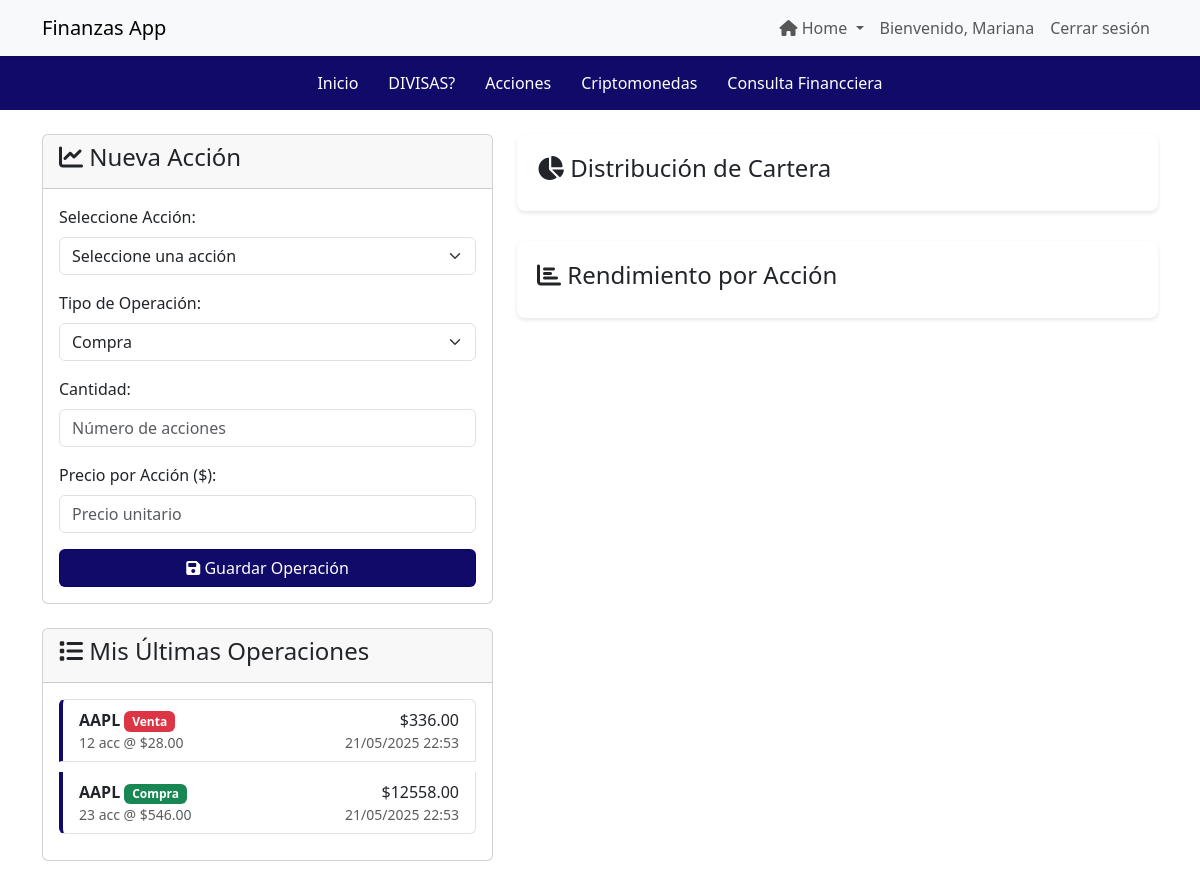
/acciones (signed in), run on the app's committed database.
### app.py (models this page shows)
class User(UserMixin, db.Model):
    id = db.Column(db.Integer, primary_key=True)
    username = db.Column(db.String(150), nullable=False, unique=True)
    email = db.Column(db.String(150), nullable=False, unique=True)
    password = db.Column(db.String(256), nullable=False)
    created_at = db.Column(db.DateTime, default=datetime.utcnow)

class Acciones(db.Model):
    id = db.Column(db.Integer, primary_key=True)
    user_id = db.Column(db.Integer, db.ForeignKey('user.id'))
    accion = db.Column(db.String(10), nullable=False)  # Símbolo de la acción (AAPL, MSFT, etc.)
    tipo_operacion = db.Column(db.String(10), nullable=False)  # 'compra' o 'venta'
    cantidad = db.Column(db.Integer, nullable=False)
    precio = db.Column(db.Float, nullable=False)  # Precio por acción
    fecha = db.Column(db.DateTime, default=datetime.utcnow)

### app.py (the view, shortened to what this page needs)
@app.route('/acciones', methods=['GET', 'POST'])
@login_required
def acciones():
    transacciones = Acciones.query.filter_by(user_id=current_user.id)\
                               .order_by(Acciones.fecha.desc())\
                               .all()
    return render_template('acciones.html', transacciones=transacciones)

### app.py (called while the page is built)
@login_manager.user_loader
def load_user(user_id):
    return User.query.get(int(user_id))

### templates/acciones.html (shortened to what this page needs)
<!DOCTYPE html>
<html lang="es">
<head>
    <link href="https://cdn.jsdelivr.net/npm/bootstrap@5.3.0/dist/css/bootstrap.min.css" rel="stylesheet">
    <link rel="stylesheet" href="https://cdnjs.cloudflare.com/ajax/libs/font-awesome/6.4.0/css/all.min.css">
</head>
<body>
    <nav class="navbar navbar-expand-lg navbar-light">
        <div class="container">
            <a class="navbar-brand" href="#">Finanzas App</a>
            <div class="collapse navbar-collapse" id="navbarNav">
                <ul class="navbar-nav ms-auto">
                    <li class="nav-item dropdown">
                        <a class="nav-link dropdown-toggle" href="#" id="homeDropdown" role="button" data-bs-toggle="dropdown">
                            <i class="fas fa-home"></i> Home
                        </a>
                    </li>
                    <li class="nav-item">
                        <span class="nav-link">Bienvenido, {{ current_user.username }}</span>
                    </li>
                    <li class="nav-item">
                        <a class="nav-link" href="{{ url_for('logout') }}">Cerrar sesión</a>
                    </li>
                </ul>
            </div>
        </div>
    </nav>
    <div class="blue-stripe">
        <div class="container d-flex justify-content-center">
            <a href="{{ url_for('dashboard') }}" class="menu-item">Inicio</a>
            <a href="{{ url_for('indicadores') }}" class="menu-item">DIVISAS?</a>
            <a href="{{ url_for('acciones') }}" class="menu-item">Acciones</a>
            <a href="{{ url_for('criptomonedas') }}" class="menu-item">Criptomonedas</a>
            <a href="{{ url_for('asistente') }}" class="menu-item">Consulta Financciera</a>
        </div>
    </div>
    <div class="container my-4">
        <div class="row">
            <div class="col-md-5">
                <div class="card mb-4">
                    <div class="card-header">
                        <h4><i class="fas fa-chart-line"></i> Nueva Acción</h4>
                    </div>
                    <div class="card-body">
                        <form method="post">
                            <div class="mb-3">
                                <label class="form-label">Seleccione Acción:</label>
                                <select class="form-select" name="accion" required>
                                    <option value="" disabled selected>Seleccione una acción</option>
                                </select>
                            </div>
                            <div class="mb-3">
                                <label class="form-label">Tipo de Operación:</label>
                                <select class="form-select" name="tipo_operacion" required>
                                    <option value="compra">Compra</option>
                                </select>
                            </div>
                            <div class="mb-3">
                                <label class="form-label">Cantidad:</label>
                                <input type="number" class="form-control" name="cantidad" placeholder="Número de acciones" required>
                            </div>
                            <div class="mb-3">
                                <label class="form-label">Precio por Acción ($):</label>
                                <input type="number" step="0.01" class="form-control" name="precio" placeholder="Precio unitario" required>
                            </div>
                            <button type="submit" class="btn btn-action w-100">
                                <i class="fas fa-save"></i> Guardar Operación
                            </button>
                        </form>
                    </div>
                </div>
                <div class="card">
                    <div class="card-header">
                        <h4><i class="fas fa-list"></i> Mis Últimas Operaciones</h4>
                    </div>
                    <div class="card-body">
                        {% if transacciones %}
                            <div class="list-group">
                                {% for t in transacciones %}
                                <div class="list-group-item action-card">
                                    <div class="d-flex justify-content-between">
                                        <div>
                                            <strong>{{ t.accion }}</strong>
                                            <span class="badge bg-{{ 'success' if t.tipo_operacion == 'compra' else 'danger' }}">
                                                {{ t.tipo_operacion|capitalize }}
                                            </span>
                                        </div>
                                        <span>${{ "%.2f"|format(t.precio * t.cantidad) }}</span>
                                    </div>
                                    <div class="d-flex justify-content-between">
                                        <small class="text-muted">
                                            {{ t.cantidad }} acc @ ${{ "%.2f"|format(t.precio) }}
                                        </small>
                                        <small class="text-muted">{{ t.fecha.strftime('%d/%m/%Y %H:%M') }}</small>
                                    </div>
                                </div>
                                {% endfor %}
                            </div>
                        {% else %}
                            <div class="alert alert-info">
                                No hay operaciones registradas
                            </div>
                        {% endif %}
                    </div>
                </div>
            </div>
            <div class="col-md-7">
                <div class="graph-container">
                    <h4><i class="fas fa-chart-pie"></i> Distribución de Cartera</h4>
                </div>
                <div class="graph-container">
                    <h4><i class="fas fa-chart-bar"></i> Rendimiento por Acción</h4>
                </div>
            </div>
        </div>
    </div>
</body>
</html>

### templates/acciones.html (style rules this page uses)
.navbar { background-color: #f8f9fa; box-shadow: 0 2px 4px rgba(0,0,0,0.1); }
.blue-stripe { background-color: #070262f5; color: white; padding: 15px 0; margin-bottom: 20px; }
.menu-item { color: white; margin: 0 15px; text-decoration: none; font-weight: 500; }
.action-card { border-left: 4px solid #070262f5; margin-bottom: 10px; }
.graph-container { background: white; border-radius: 8px; box-shadow: 0 2px 4px rgba(0,0,0,0.1); padding: 20px; margin-bottom: 30px; }
.btn-action { background-color: #070262f5; border-color: #070262f5; color: white; }

### data on the page
User: username "Mariana"
Acciones: accion "AAPL", tipo_operacion "Venta", t.precio*t.cantidad "336.00", cantidad "12", precio "28.00", fecha "21/05/2025 22:53"
Acciones: accion "AAPL", tipo_operacion "Compra", t.precio*t.cantidad "12558.00", cantidad "23", precio "546.00", fecha "21/05/2025 22:53"
